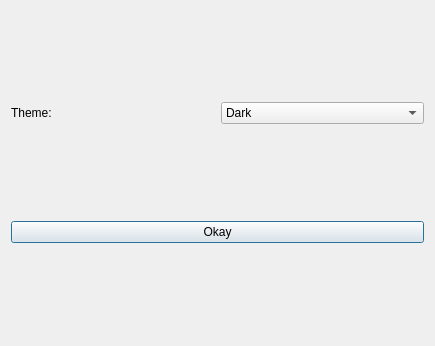
<?xml version="1.0" encoding="UTF-8"?>
<ui version="4.0">
 <class>SettingsDialog</class>
 <widget class="QDialog" name="SettingsDialog">
  <property name="geometry">
   <rect>
    <x>0</x>
    <y>0</y>
    <width>435</width>
    <height>346</height>
   </rect>
  </property>
  <property name="windowTitle">
   <string>Dialog</string>
  </property>
  <layout class="QGridLayout" name="gridLayout">
   <item row="0" column="1">
    <widget class="QComboBox" name="comboBox">
     <item>
      <property name="text">
       <string>Dark</string>
      </property>
     </item>
     <item>
      <property name="text">
       <string>Light</string>
      </property>
     </item>
    </widget>
   </item>
   <item row="0" column="0">
    <widget class="QLabel" name="label">
     <property name="text">
      <string>Theme:</string>
     </property>
    </widget>
   </item>
   <item row="1" column="0" colspan="2">
    <widget class="QPushButton" name="pushButton">
     <property name="text">
      <string>Okay</string>
     </property>
    </widget>
   </item>
  </layout>
 </widget>
 <resources/>
 <connections/>
</ui>
